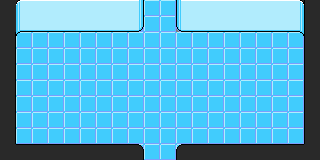

Below is a game level as drawn by its tile map, then a one-line description and the .tmx file that defines it, in full:
An orthogonal 20x10 tile map with 16x16 px tiles, 4 tile layers (Tile Layer 1, Tile Layer 2, Tile Layer 3, Tile Layer 4).

<map version="1.4" tiledversion="1.4.2" orientation="orthogonal" renderorder="right-down" width="20" height="10" tilewidth="16" tileheight="16" infinite="0" nextlayerid="5" nextobjectid="1">
 <tileset firstgid="1" source="lab.tsx" />
 <layer id="1" name="Tile Layer 1" width="20" height="10">
  <data encoding="csv">
71,71,102,102,102,102,102,102,113,2,2,111,102,102,102,102,102,102,102,103,
81,101,2,2,102,102,2,2,2,2,2,116,2,2,102,2,2,2,2,113,
101,2,2,2,2,2,2,2,2,2,2,2,2,2,2,2,2,2,2,103,
111,2,2,2,2,2,2,2,2,2,2,2,2,2,2,2,2,2,2,2,
2,2,2,2,2,2,2,2,2,2,2,2,2,2,2,2,2,2,2,2,
102,2,2,2,2,2,2,2,2,2,2,2,2,2,2,2,2,2,2,2,
122,2,2,2,2,2,2,2,2,2,2,2,2,2,2,2,2,2,2,2,
102,2,2,2,2,2,2,2,2,2,2,2,2,2,2,2,2,2,2,2,
111,2,2,2,2,2,2,2,2,2,2,2,2,2,2,2,2,2,2,2,
121,2,2,2,2,2,2,2,2,2,2,2,2,2,2,2,123,122,122,123
</data>
 </layer>
 <layer id="2" name="Tile Layer 2" width="20" height="10">
  <data encoding="csv">
22,71,42,42,42,42,42,42,43,0,0,41,42,42,42,42,42,42,72,21,
22,81,52,52,52,52,52,52,53,0,0,51,52,52,52,52,52,52,82,21,
23,91,0,0,0,0,0,0,0,0,0,0,0,0,0,0,0,0,92,21,
23,0,0,0,0,0,0,0,0,0,0,0,0,0,0,0,0,0,0,21,
23,0,0,0,0,0,0,0,0,0,0,0,0,0,0,0,0,0,0,21,
23,0,0,0,0,0,0,0,0,0,0,0,0,0,0,0,0,0,0,21,
23,0,0,0,0,0,0,0,0,0,0,0,0,0,0,0,0,0,0,21,
23,0,0,0,0,0,0,0,0,0,0,0,0,0,0,0,0,0,0,21,
23,0,0,0,0,0,0,0,0,0,0,0,0,0,0,0,0,0,0,21,
22,12,12,12,12,12,12,12,13,0,0,11,12,12,12,12,12,12,12,22
</data>
 </layer>
 <layer id="3" name="Tile Layer 3" width="20" height="10">
  <data encoding="csv">
0,0,0,0,0,0,0,0,0,0,0,0,0,0,0,0,0,0,0,0,
0,0,0,0,0,0,0,0,0,0,0,0,0,0,0,0,0,0,0,0,
0,0,0,0,0,0,0,0,0,0,0,0,0,0,0,0,0,0,0,0,
0,0,0,0,0,0,0,0,0,0,0,0,0,0,0,0,0,0,0,0,
0,0,0,0,0,0,0,0,0,0,0,0,0,0,0,0,0,0,0,0,
0,0,0,0,0,0,0,0,0,0,0,0,0,0,0,0,0,0,0,0,
0,0,0,0,0,0,0,0,0,0,0,0,0,0,0,0,0,0,0,0,
0,0,0,0,0,0,0,0,0,0,0,0,0,0,0,0,0,0,0,0,
0,0,0,0,0,0,0,0,0,0,0,0,0,0,0,0,0,0,0,0,
0,0,0,0,0,0,0,0,0,0,0,0,0,0,0,0,0,0,0,0
</data>
 </layer>
 <layer id="4" name="Tile Layer 4" width="20" height="10">
  <data encoding="csv">
0,0,0,0,0,0,0,0,0,0,0,0,0,0,0,0,0,0,0,0,
0,0,0,0,0,0,0,0,0,0,0,0,0,0,0,0,0,0,0,0,
0,0,0,0,0,0,0,0,0,0,0,0,0,0,0,0,0,0,0,0,
0,0,0,0,0,0,0,0,0,0,0,0,0,0,0,0,0,0,0,0,
0,0,0,0,0,0,0,0,0,0,0,0,0,0,0,0,0,0,0,0,
0,0,0,0,0,0,0,0,0,0,0,0,0,0,0,0,0,0,0,0,
0,0,0,0,0,0,0,0,0,0,0,0,0,0,0,0,0,0,0,0,
0,0,0,0,0,0,0,0,0,0,0,0,0,0,0,0,0,0,0,0,
0,0,0,0,0,0,0,0,0,0,0,0,0,0,0,0,0,0,0,0,
0,0,0,0,0,0,0,0,0,0,0,0,0,0,0,0,0,0,0,0
</data>
 </layer>
</map>
